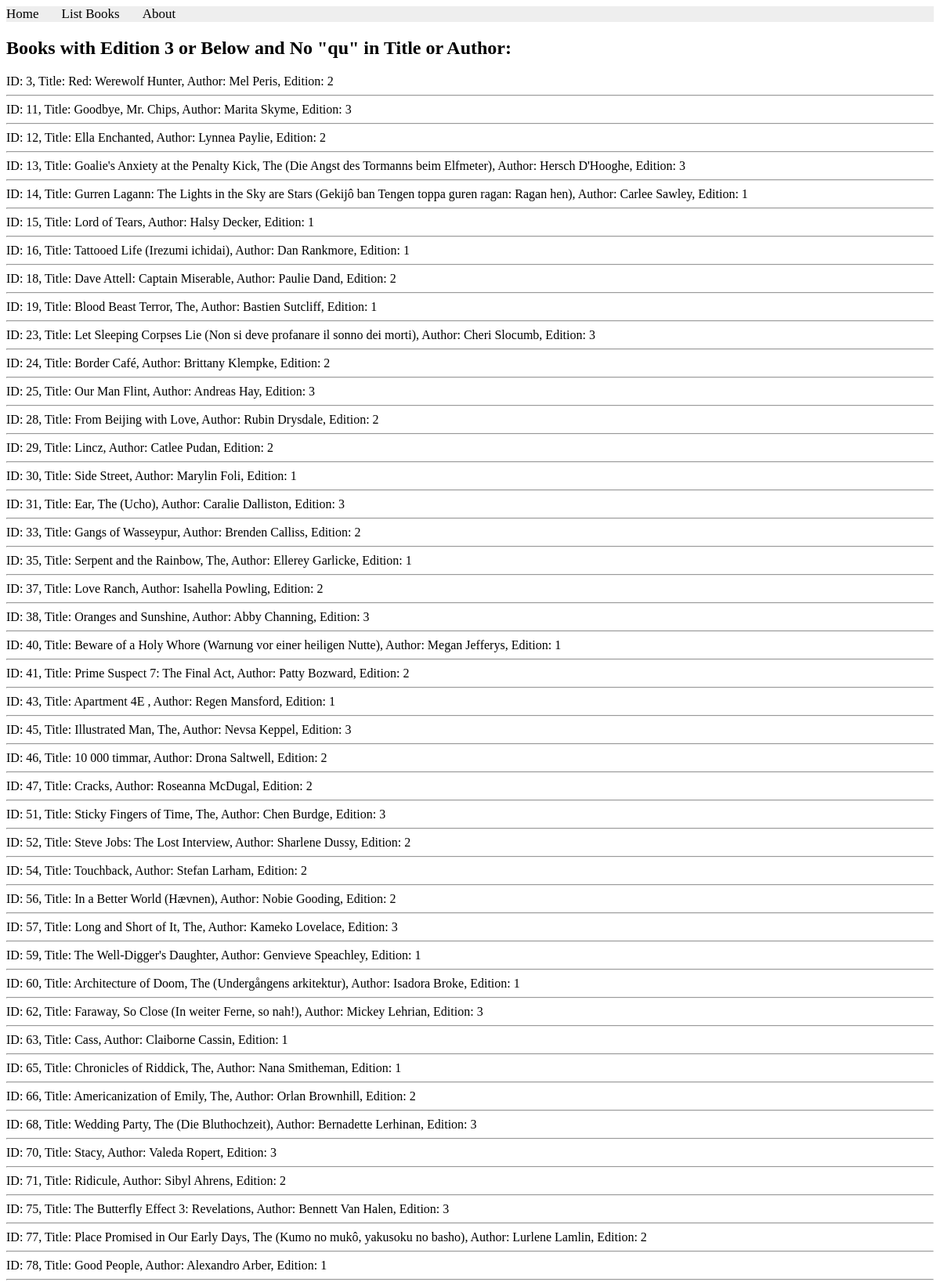
The app's page /books/lab8/task3 (upper part) with its own data.
### apps/bookmodule/models.py (models this page shows)
class Book(models.Model):
    title = models.CharField(max_length = 50)
    author = models.CharField(max_length = 50)
    price = models.FloatField(default = 0.0)
    edition = models.SmallIntegerField(default = 1)

### apps/bookmodule/views.py (the view)
# urls.py: path('lab8/task3', views.lab8_task3, name='books.lab8_task3'),
def lab8_task3(request):
    books = Book.objects.filter(
        ~Q(edition__gt=3) & ~Q(title__icontains='qu') & ~Q(author__icontains='qu')
    )
    return render(request, 'bookmodule/lab8_task3.html', {'books': books})

### apps/templates/bookmodule/lab8_task3.html (shortened to what this page needs)
{% extends "layouts/base.html" %}
{% block content %}
    <h2>Books with Edition 3 or Below and No "qu" in Title or Author: </h2>
    {% for book in books %}
        ID: {{ book.id }}, Title: {{ book.title }}, Author: {{ book.author }}, Edition: {{ book.edition }}
        <hr>
    {% empty %}
        <p>No books match the conditions.</p>
    {% endfor %}
{% endblock content %}

### records on screen
Book: id "3", title "Red: Werewolf Hunter", author "Mel Peris", edition "2"
Book: id "11", title "Goodbye, Mr. Chips", author "Marita Skyme", edition "3"
Book: id "12", title "Ella Enchanted", author "Lynnea Paylie", edition "2"
Book: id "13", title "Goalie's Anxiety at the Penalty Kick, The (Die Angst des Tormanns beim Elfmeter)", author "Hersch D'Hooghe", edition "3"
Book: id "14", title "Gurren Lagann: The Lights in the Sky are Stars (Gekijô ban Tengen toppa guren ragan: Ragan hen)", author "Carlee Sawley", edition "1"
Book: id "15", title "Lord of Tears", author "Halsy Decker", edition "1"
Book: id "16", title "Tattooed Life (Irezumi ichidai)", author "Dan Rankmore", edition "1"
Book: id "18", title "Dave Attell: Captain Miserable", author "Paulie Dand", edition "2"
Book: id "19", title "Blood Beast Terror, The", author "Bastien Sutcliff", edition "1"
Book: id "23", title "Let Sleeping Corpses Lie (Non si deve profanare il sonno dei morti)", author "Cheri Slocumb", edition "3"
Book: id "24", title "Border Café", author "Brittany Klempke", edition "2"
Book: id "25", title "Our Man Flint", author "Andreas Hay", edition "3"
Book: id "28", title "From Beijing with Love", author "Rubin Drysdale", edition "2"
Book: id "29", title "Lincz", author "Catlee Pudan", edition "2"
Book: id "30", title "Side Street", author "Marylin Foli", edition "1"
Book: id "31", title "Ear, The (Ucho)", author "Caralie Dalliston", edition "3"
Book: id "33", title "Gangs of Wasseypur", author "Brenden Calliss", edition "2"
Book: id "35", title "Serpent and the Rainbow, The", author "Ellerey Garlicke", edition "1"
Book: id "37", title "Love Ranch", author "Isahella Powling", edition "2"
Book: id "38", title "Oranges and Sunshine", author "Abby Channing", edition "3"
Book: id "40", title "Beware of a Holy Whore (Warnung vor einer heiligen Nutte)", author "Megan Jefferys", edition "1"
Book: id "41", title "Prime Suspect 7: The Final Act", author "Patty Bozward", edition "2"
Book: id "43", title "Apartment 4E", author "Regen Mansford", edition "1"
Book: id "45", title "Illustrated Man, The", author "Nevsa Keppel", edition "3"
Book: id "46", title "10 000 timmar", author "Drona Saltwell", edition "2"
Book: id "47", title "Cracks", author "Roseanna McDugal", edition "2"
Book: id "51", title "Sticky Fingers of Time, The", author "Chen Burdge", edition "3"
Book: id "52", title "Steve Jobs: The Lost Interview", author "Sharlene Dussy", edition "2"
Book: id "54", title "Touchback", author "Stefan Larham", edition "2"
Book: id "56", title "In a Better World (Hævnen)", author "Nobie Gooding", edition "2"
Book: id "57", title "Long and Short of It, The", author "Kameko Lovelace", edition "3"
Book: id "59", title "The Well-Digger's Daughter", author "Genvieve Speachley", edition "1"
Book: id "60", title "Architecture of Doom, The (Undergångens arkitektur)", author "Isadora Broke", edition "1"
Book: id "62", title "Faraway, So Close (In weiter Ferne, so nah!)", author "Mickey Lehrian", edition "3"
Book: id "63", title "Cass", author "Claiborne Cassin", edition "1"
Book: id "65", title "Chronicles of Riddick, The", author "Nana Smitheman", edition "1"
Book: id "66", title "Americanization of Emily, The", author "Orlan Brownhill", edition "2"
Book: id "68", title "Wedding Party, The (Die Bluthochzeit)", author "Bernadette Lerhinan", edition "3"
Book: id "70", title "Stacy", author "Valeda Ropert", edition "3"
Book: id "71", title "Ridicule", author "Sibyl Ahrens", edition "2"
Book: id "75", title "The Butterfly Effect 3: Revelations", author "Bennett Van Halen", edition "3"
Book: id "77", title "Place Promised in Our Early Days, The (Kumo no mukô, yakusoku no basho)", author "Lurlene Lamlin", edition "2"
Book: id "78", title "Good People", author "Alexandro Arber", edition "1"
